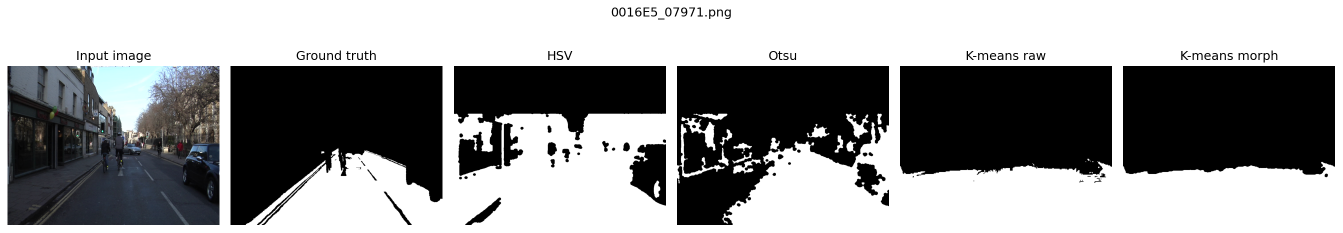
#> input picture results/figures/classical/test/classical_comparison_01.png, 2685 x 465 px (shown at 1/2 size)
$ python -i kmeans_baseline.py   (imports and definitions only)
#> lines starting #> are read from the running program, lines starting #| are printed output that depends on the picture; after the words box and inside, x2 and y2 are one past the last pixel; in counts of white or black regions, pixels touching at a corner belong together
### src/classical/postprocess.py
"""Morphological post-processing helpers for binary road masks."""

from __future__ import annotations

import cv2
import numpy as np


def to_uint8_mask(mask: np.ndarray, threshold: float = 0.5) -> np.ndarray:
    """Convert a boolean, 0/1, probability, or 0/255 mask to uint8 {0, 255}."""
    mask_array = np.asarray(mask)

    if mask_array.ndim == 3:
        mask_array = mask_array[..., 0]

    if mask_array.dtype == bool:
        return mask_array.astype(np.uint8) * 255

    mask_array = mask_array.astype(np.float32)
    threshold_value = threshold * 255.0 if mask_array.max(initial=0) > 1.0 else threshold
    return (mask_array > threshold_value).astype(np.uint8) * 255


def apply_morphology(mask: np.ndarray) -> np.ndarray:
    """Apply opening and closing to remove speckles and fill small gaps."""
    binary = to_uint8_mask(mask)

    # Opening removes small isolated white noise. Closing reconnects nearby road pixels.
    opening_kernel = cv2.getStructuringElement(cv2.MORPH_ELLIPSE, (5, 5))
    closing_kernel = cv2.getStructuringElement(cv2.MORPH_ELLIPSE, (13, 13))

    opened = cv2.morphologyEx(binary, cv2.MORPH_OPEN, opening_kernel)
    closed = cv2.morphologyEx(opened, cv2.MORPH_CLOSE, closing_kernel)

    return to_uint8_mask(closed)


def remove_small_components(mask: np.ndarray, min_area: int = 500) -> np.ndarray:
    """Remove connected road components smaller than min_area pixels."""
    binary = to_uint8_mask(mask)
    num_labels, labels, stats, _ = cv2.connectedComponentsWithStats(binary, connectivity=8)

    cleaned = np.zeros_like(binary)
    for label_id in range(1, num_labels):
        area = stats[label_id, cv2.CC_STAT_AREA]
        if area >= min_area:
            cleaned[labels == label_id] = 255

    return cleaned


# [15 lines left out: function keep_largest_component, not called in this run]


def postprocess_mask(
    mask: np.ndarray,
    min_area: int = 500,
    keep_largest: bool = False,
) -> np.ndarray:
    """Run the standard classical-baseline post-processing pipeline."""
    processed = apply_morphology(mask)
    processed = remove_small_components(processed, min_area=min_area)

    if keep_largest:
        processed = keep_largest_component(processed)

    return to_uint8_mask(processed)

### src/classical/kmeans_baseline.py
"""K-means clustering baseline for binary road segmentation."""

from __future__ import annotations

from pathlib import Path
import argparse

import cv2
import numpy as np
from PIL import Image

try:
    from .postprocess import postprocess_mask, to_uint8_mask
except ImportError:
    from postprocess import postprocess_mask, to_uint8_mask


IMAGE_EXTENSIONS = {".png", ".jpg", ".jpeg"}
PROJECT_ROOT = Path(__file__).resolve().parents[2]
RAW_ROOT = PROJECT_ROOT / "data" / "raw" / "CamVid"
KMEANS_RAW_ROOT = PROJECT_ROOT / "results" / "predictions" / "kmeans_raw"
KMEANS_MORPH_ROOT = PROJECT_ROOT / "results" / "predictions" / "kmeans_morph"
KMEANS_ROOT = PROJECT_ROOT / "results" / "predictions" / "kmeans"


def load_rgb_image(image_path: str | Path) -> np.ndarray:
    """Load an image as RGB."""
    return np.array(Image.open(image_path).convert("RGB"))


def resize_for_kmeans(image_rgb: np.ndarray, max_side: int = 320) -> tuple[np.ndarray, float]:
    """Resize an image for faster clustering while keeping aspect ratio."""
    height, width = image_rgb.shape[:2]
    largest_side = max(height, width)

    if largest_side <= max_side:
        return image_rgb, 1.0

    scale = max_side / largest_side
    new_width = max(1, int(round(width * scale)))
    new_height = max(1, int(round(height * scale)))
    resized = cv2.resize(image_rgb, (new_width, new_height), interpolation=cv2.INTER_AREA)

    return resized, scale


def build_pixel_features(image_rgb: np.ndarray) -> np.ndarray:
    """Build RGB, HSV, and coordinate features for each pixel."""
    height, width = image_rgb.shape[:2]
    hsv = cv2.cvtColor(image_rgb, cv2.COLOR_RGB2HSV).astype(np.float32)
    rgb = image_rgb.astype(np.float32)

    y_coords, x_coords = np.indices((height, width), dtype=np.float32)
    y_normalized = y_coords / max(height - 1, 1)
    x_normalized = x_coords / max(width - 1, 1)

    features = np.stack(
        [
            rgb[..., 0] / 255.0,
            rgb[..., 1] / 255.0,
            rgb[..., 2] / 255.0,
            hsv[..., 0] / 179.0,
            hsv[..., 1] / 255.0,
            hsv[..., 2] / 255.0,
            y_normalized,
            x_normalized,
        ],
        axis=-1,
    )

    # Spatial y-position is important because road pixels usually occupy the
    # lower part of driving images. x-position gets a small weight only.
    weights = np.array([0.8, 0.8, 0.8, 0.7, 1.0, 0.8, 1.4, 0.2], dtype=np.float32)
    return (features * weights).reshape(-1, features.shape[-1]).astype(np.float32)


def run_kmeans(features: np.ndarray, k: int = 5, sample_size: int = 25000) -> np.ndarray:
    """Cluster pixels with OpenCV K-means and return a label for every pixel."""
    rng = np.random.default_rng(42)

    if len(features) > sample_size:
        sample_indices = rng.choice(len(features), size=sample_size, replace=False)
        training_features = features[sample_indices]
    else:
        training_features = features

    cv2.setRNGSeed(42)
    criteria = (cv2.TERM_CRITERIA_EPS + cv2.TERM_CRITERIA_MAX_ITER, 25, 0.2)
    _, _, centers = cv2.kmeans(
        training_features,
        k,
        None,
        criteria,
        2,
        cv2.KMEANS_PP_CENTERS,
    )

    # Assign every pixel to its nearest learned center.
    distances = np.sum((features[:, None, :] - centers[None, :, :]) ** 2, axis=2)
    return np.argmin(distances, axis=1).astype(np.int32)


def select_road_cluster(labels_2d: np.ndarray, image_rgb: np.ndarray, k: int) -> int:
    """Select the cluster most likely to be road using color and spatial cues."""
    height, width = labels_2d.shape
    hsv = cv2.cvtColor(image_rgb, cv2.COLOR_RGB2HSV).astype(np.float32)
    rgb_float = image_rgb.astype(np.float32) / 255.0

    y_coords, x_coords = np.indices((height, width), dtype=np.float32)
    y_normalized = y_coords / max(height - 1, 1)
    x_normalized = x_coords / max(width - 1, 1)

    lower_half = y_normalized >= 0.50
    upper_half = y_normalized < 0.50
    bottom_center = (
        (y_normalized >= 0.70)
        & (x_normalized >= 0.30)
        & (x_normalized <= 0.70)
    )

    scores = []
    for cluster_id in range(k):
        cluster_mask = labels_2d == cluster_id
        if not np.any(cluster_mask):
            scores.append(-np.inf)
            continue

        lower_fraction = float(np.mean(cluster_mask[lower_half]))
        upper_fraction = float(np.mean(cluster_mask[upper_half]))
        bottom_center_fraction = float(np.mean(cluster_mask[bottom_center]))
        mean_y = float(np.mean(y_normalized[cluster_mask]))

        mean_saturation = float(np.mean(hsv[..., 1][cluster_mask]) / 255.0)
        mean_value = float(np.mean(hsv[..., 2][cluster_mask]) / 255.0)
        color_std = float(np.mean(np.std(rgb_float[cluster_mask], axis=1)))

        low_saturation_score = 1.0 - min(mean_saturation, 1.0)
        gray_score = 1.0 - min(color_std / 0.35, 1.0)
        medium_value_score = 1.0 - min(abs(mean_value - 0.45) / 0.45, 1.0)

        score = (
            3.0 * bottom_center_fraction
            + 1.5 * lower_fraction
            - 1.2 * upper_fraction
            + 0.7 * mean_y
            + 0.8 * low_saturation_score
            + 0.5 * gray_score
            + 0.4 * medium_value_score
        )
        scores.append(score)

    return int(np.argmax(scores))


def predict_kmeans_masks(
    image_rgb: np.ndarray,
    k: int = 5,
    max_side: int = 320,
) -> tuple[np.ndarray, np.ndarray]:
    """Predict raw and morphology-refined K-means road masks."""
    original_height, original_width = image_rgb.shape[:2]
    small_image, _ = resize_for_kmeans(image_rgb, max_side=max_side)
    small_height, small_width = small_image.shape[:2]

    features = build_pixel_features(small_image)
    labels = run_kmeans(features, k=k).reshape(small_height, small_width)
    road_cluster = select_road_cluster(labels, small_image, k=k)

    small_raw_mask = (labels == road_cluster).astype(np.uint8) * 255
    raw_mask = cv2.resize(
        small_raw_mask,
        (original_width, original_height),
        interpolation=cv2.INTER_NEAREST,
    )

    morph_mask = postprocess_mask(raw_mask, min_area=900)

    return to_uint8_mask(raw_mask), to_uint8_mask(morph_mask)


# [10 lines left out: function list_images, not called in this run]


def process_image(
    image_path: str | Path,
    raw_output_path: str | Path,
    morph_output_path: str | Path,
    canonical_output_path: str | Path | None = None,
    k: int = 5,
    max_side: int = 320,
) -> tuple[Path, Path]:
    """Generate and save one K-means raw and morphology-refined prediction."""
    image_path = Path(image_path)
    raw_output_path = Path(raw_output_path)
    morph_output_path = Path(morph_output_path)

    raw_output_path.parent.mkdir(parents=True, exist_ok=True)
    morph_output_path.parent.mkdir(parents=True, exist_ok=True)

    image_rgb = load_rgb_image(image_path)
    raw_mask, morph_mask = predict_kmeans_masks(image_rgb, k=k, max_side=max_side)
#> in build_pixel_features, `hsv = cv2.cvtColor(image_rgb, cv2.COLOR_RGB2HSV).astype(np.float32)`:
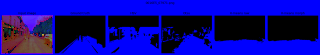
#> hsv: shape (55, 320, 3) float32; mean R, G, B 10.3, 5.1, 148.7
#> in predict_kmeans_masks, `labels = run_kmeans(features, k=k).reshape(small_height, small_width)`:
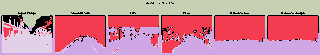
#> labels: shape (55, 320) int32; 5 distinct labels, from 0 to 4; one colour per label, 0 black
#> the loop in select_road_cluster, `for cluster_id in range(k):` made 5 passes
#> (lower_fraction, upper_fraction, bottom_center_fraction, mean_y, mean_saturation, mean_value, color_std, low_saturation_score) on passes 1 to 5: (0.0434, 0.0883, 0.0221, 0.416, 0.0461, 0.583, 0.0101, 0.954), (0.329, 0.326, 0.172, 0.516, 0.00337, 0.0119, 0.000251, 0.997), (0.484, 0, 0.763, 0.835, 0.000407, 0.984, 0.000157, 1), (0, 0.576, 0, 0.142, 0.00444, 0.994, 0.00204, 0.996), (0.144, 0.00972, 0.0427, 0.745, 0.184, 0.226, 0.017, 0.816)
#> pass 1, in select_road_cluster, `cluster_mask = labels_2d == cluster_id`:
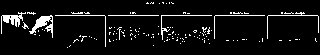
#> cluster_mask: shape (55, 320) bool; 6.5% white in thin lines or dots, all inside (x1, y1, x2, y2) = (1, 2, 319, 48)
#> after the loop in select_road_cluster, `for cluster_id in range(k):`: scores = [1.85, 2.29, 4.9, 0.702, 2.18]
#> in predict_kmeans_masks, `road_cluster = select_road_cluster(labels, small_image, k=k)`: road_cluster = 2
#> in predict_kmeans_masks, `small_raw_mask = (labels == road_cluster).astype(np.uint8) * 255`: small_raw_mask: shape (55, 320); 24.6% white; 17 white regions (16 under 20 px), largest, box (x1, y1, x2, y2) and area: (0, 27, 320, 55) 4290
#> in predict_kmeans_masks, `raw_mask = cv2.resize( small_raw_mask, (original_width, original_heigh..`:
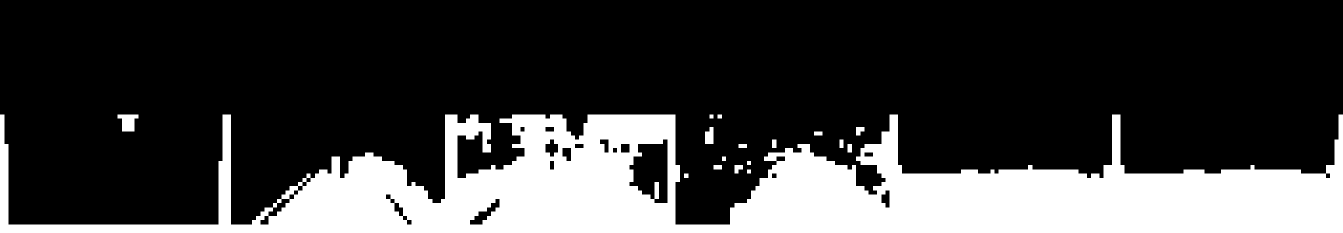
#> raw_mask: shape (465, 2685) (shown at 1/2 size); 24.5% white; 17 white regions, largest, box (x1, y1, x2, y2) and area: (0, 229, 2685, 465) 302412, (235, 229, 277, 263) 986, (1410, 254, 1427, 288) 497
#> in to_uint8_mask, `threshold_value = threshold * 255.0 if mask_array.max(initial=0) > 1.0..`: threshold_value = 127.5
#> in apply_morphology, `opened = cv2.morphologyEx(binary, cv2.MORPH_OPEN, opening_kernel)`: opened: shape (465, 2685); 24.4% white; 24 white regions, largest, box (x1, y1, x2, y2) and area: (0, 229, 2685, 465) 300953, (235, 229, 277, 263) 974, (1410, 254, 1427, 288) 487
#> in apply_morphology, `closed = cv2.morphologyEx(opened, cv2.MORPH_CLOSE, closing_kernel)`:
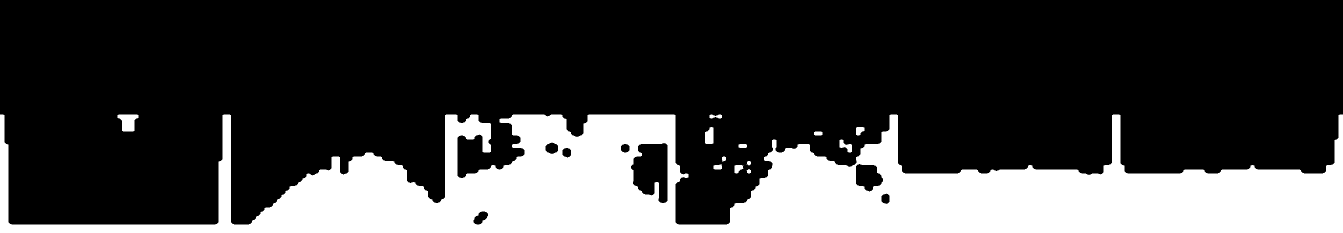
#> closed: shape (465, 2685) (shown at 1/2 size); 25% white; 13 white regions, largest, box (x1, y1, x2, y2) and area: (0, 229, 2685, 465) 308983, (235, 229, 277, 263) 990, (1410, 254, 1427, 288) 497
#> in remove_small_components, `num_labels, labels, stats, _ = cv2.connectedComponentsWithStats(binary..`:
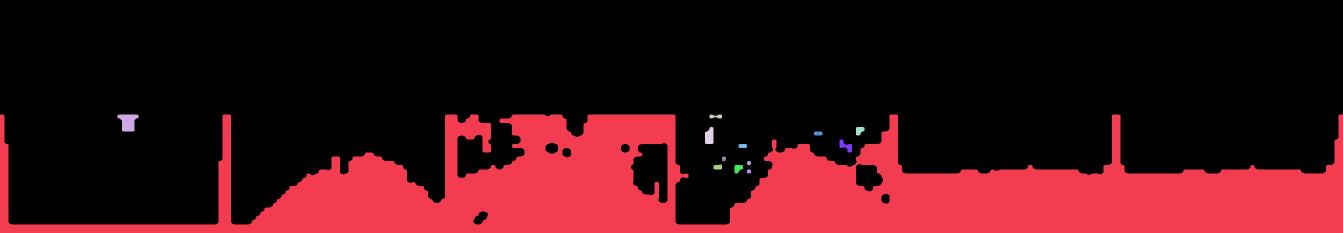
#> labels: shape (465, 2685) int32 (shown at 1/2 size); 14 distinct labels, from 0 to 13; one colour per label, 0 black
#> in remove_small_components, `num_labels, labels, stats, _ = cv2.connectedComponentsWithStats(binary..`: num_labels = 14; stats = 14 rows, first 6: [0, 0, 2685, 449, 936543], [0, 229, 2685, 236, 308983], [235, 229, 42, 34, 990], [1419, 229, 25, 8, 148], [1410, 254, 17, 34, 497], [1712, 254, 17, 17, 221]
#> the loop in remove_small_components, `for label_id in range(1, num_labels):` made 13 passes
#> area on passes 1 to 12: 308983, 990, 148, 497, 221, 128, 331, 128, 68, 59, 151, 219
#> after the loop in remove_small_components, `for label_id in range(1, num_labels):`:
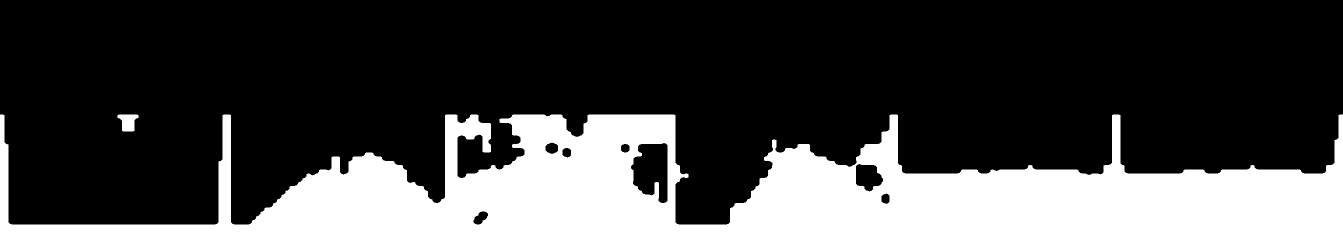
#> cleaned: shape (465, 2685) (shown at 1/2 size); 24.8% white; 2 white regions, box (x1, y1, x2, y2) and area: (0, 229, 2685, 465) 308983, (235, 229, 277, 263) 990

    Image.fromarray(raw_mask).save(raw_output_path)
    Image.fromarray(morph_mask).save(morph_output_path)

    if canonical_output_path is not None:
        canonical_output_path = Path(canonical_output_path)
        canonical_output_path.parent.mkdir(parents=True, exist_ok=True)
        Image.fromarray(morph_mask).save(canonical_output_path)

    return raw_output_path, morph_output_path


# [48 lines left out: functions process_split, main, not called in this run]


# [2 lines not run here, left out]

>>> result = process_image('../../results/figures/classical/test/classical_comparison_01.png', 'out.png', 'out1.png')
